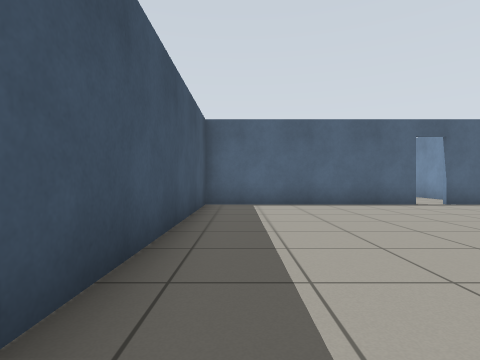
[1] (above)

23 first-person views from a walk through a world built for the Gazebo simulator. The camera is 0.72 m above the floor, looks level and sees 80° across. The floor is counted in squares, 1 m on a side. Each view is taken from the middle of a square. On the plan, view 1 faces up. The plan holds only what a view shows up to about 10 squares ahead; the rest is blank. Gazebo's built-in surfaces are drawn with simple patterns.

[2]
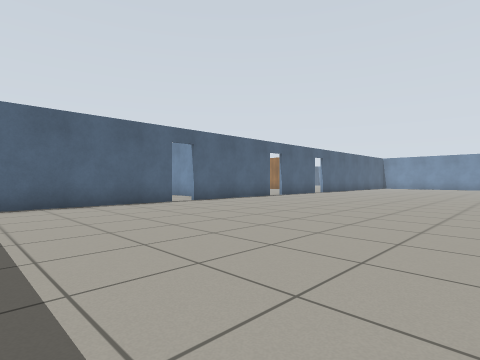

[3]
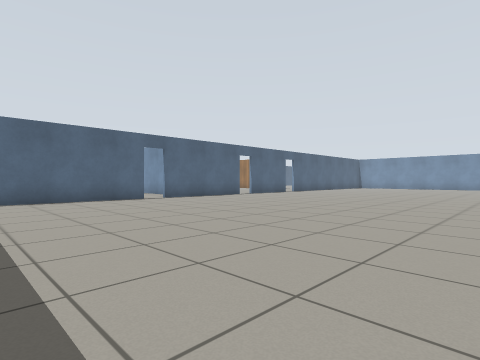

[4]
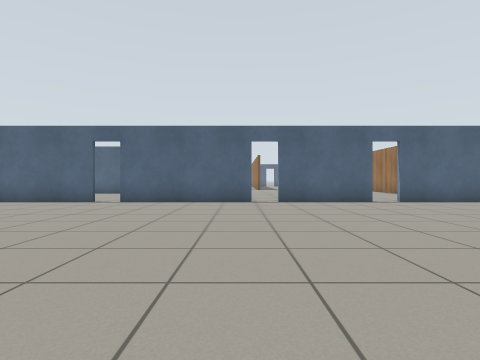

[5]
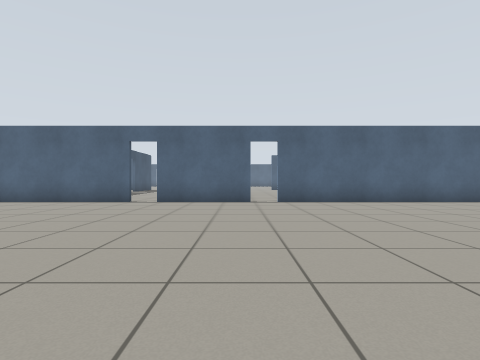

[6]
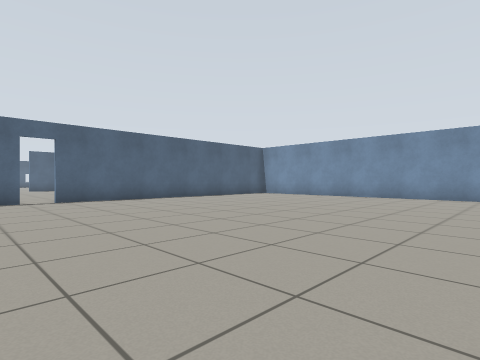

[7]
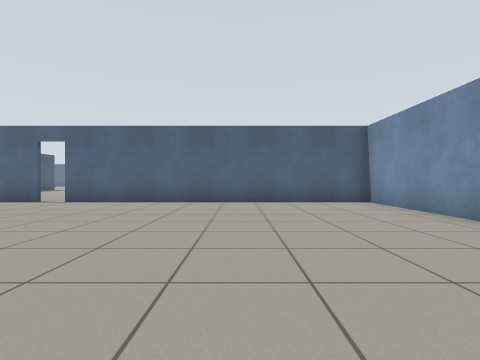

[8]
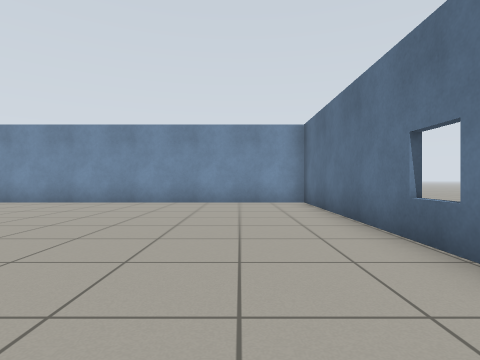

[9]
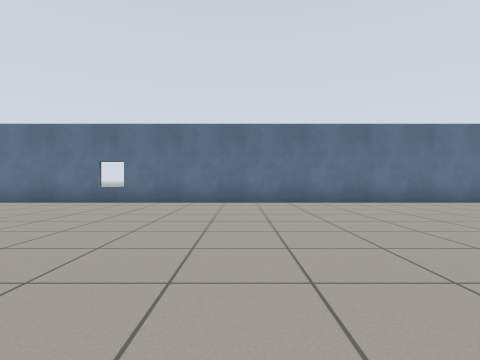

[10]
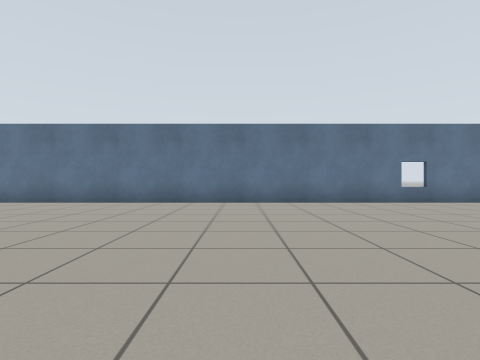

[11]
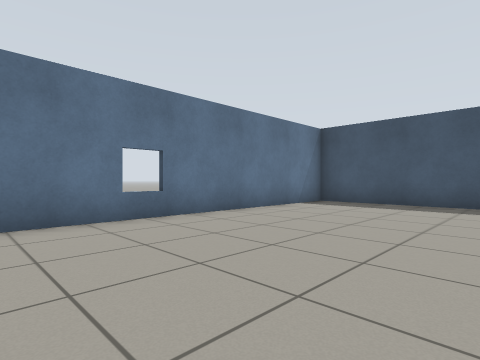

[12]
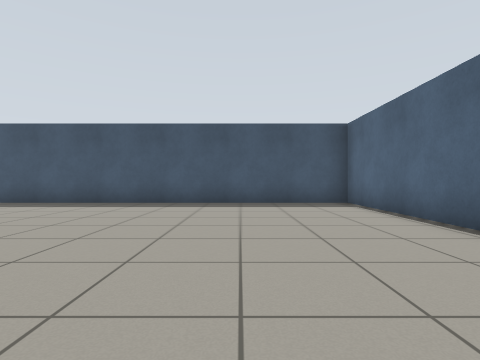

[13]
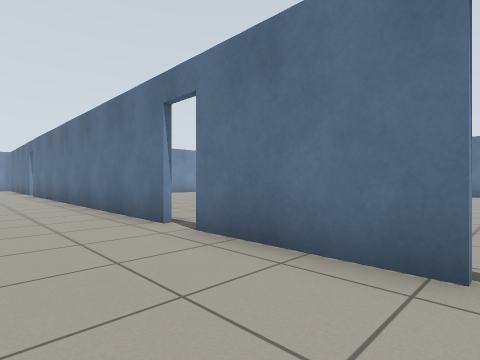

[14]
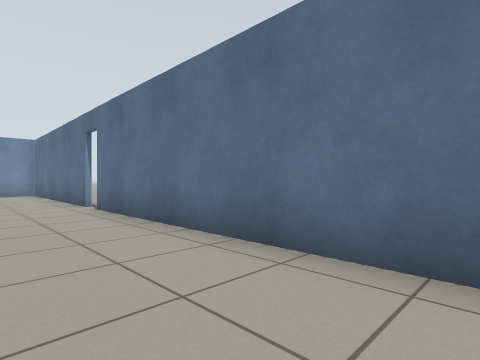

[15]
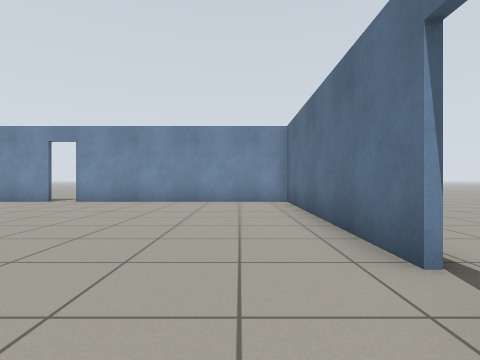

[16]
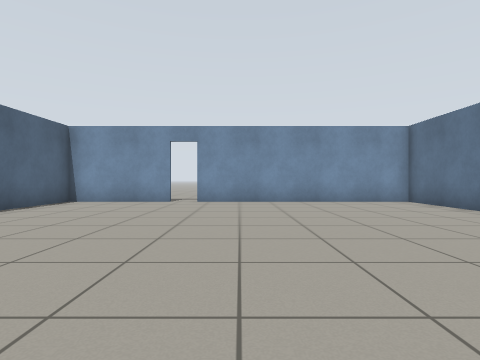

[17]
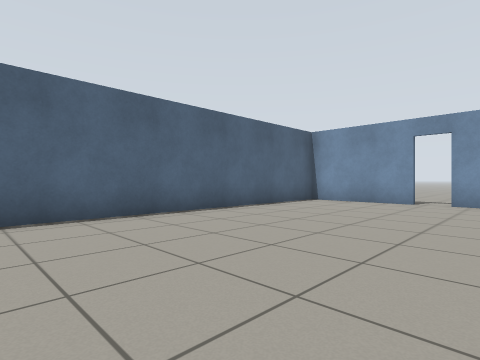

[18]
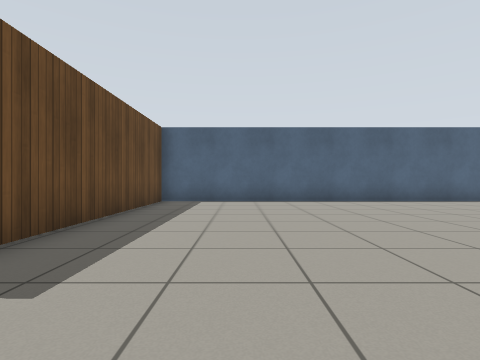

[19]
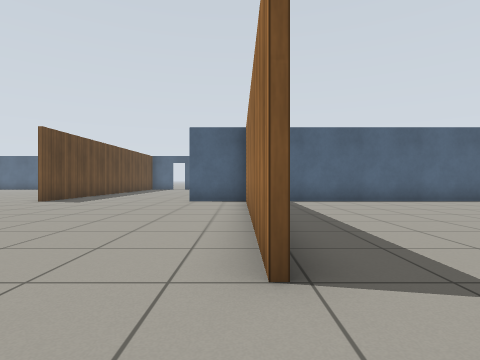

[20]
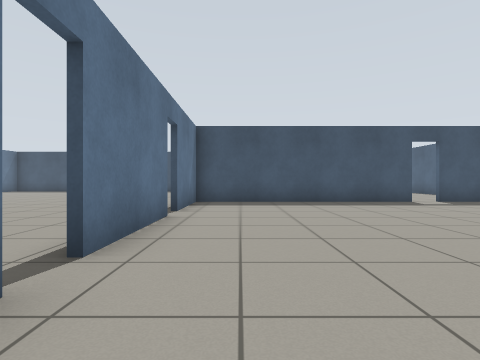

[21]
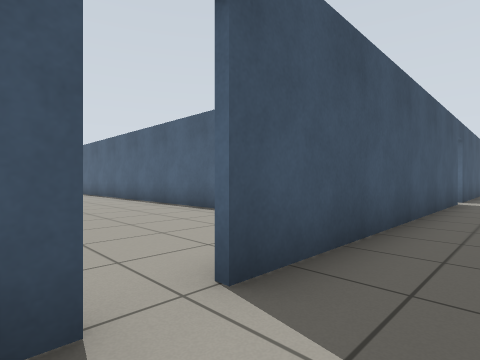

[22]
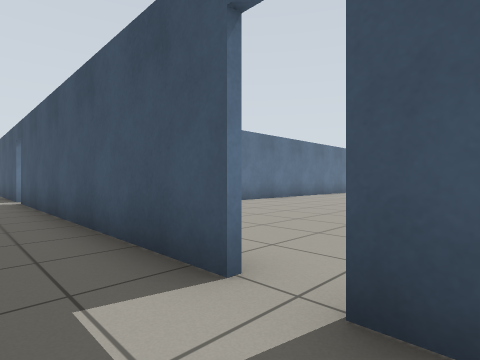

[23]
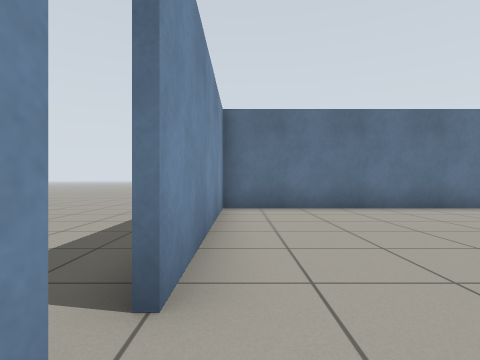

### Floor plan
Points are (right, up) in squares from view 1. A wall is a line through its corners. A room is listed if a view was taken in it or the views show most of it. See-through windows are left out.
Room 1 (views 1, 2, 3, 4, 5, 6, 7, 8, 9, 10, 11, 12)
walls: (10.5, 8.4) (6, 8.4); (14.4, 8.4) (11.2, 8.4); (5.2, 8.4) (-1, 8.4) (-1, -4.1) (25.2, -4.1) (25.2, 8.4) (15.2, 8.4)
ways out: open door at (11, 8.5) to room 2; open door at (15, 8.5) to room 2; open door at (5.5, 8)
Room 2 (views 13, 14, 15, 16, 17, 18, 19, 20, 23)
walls: (27.9, 19.8) (34.4, 19.8) (34.4, 25.5); (18.2, 12) (18.2, 19.7) (16.2, 19.7); (11.5, 20) (11.5, 19.5); (27.2, 8.5) (34.4, 8.5) (34.4, 15.5); (15.2, 8.5) (26.5, 8.5); (34.4, 16.2) (34.4, 19.7) (18.4, 19.7) (18.4, 13.1); (7.6, 18) (7.6, 16.5); (7.6, 15.8) (7.6, 8.5) (10.4, 8.5); (11.2, 8.5) (14.4, 8.5)
ways out: open door at (11, 8.5) to room 1; open door at (15, 8.5) to room 1; open door at (27, 8.5) to room 3; open door at (34.5, 16) to room 3; open door at (34.5, 26) to room 3; open door at (7.5, 16)
Room 3 (views 21, 22)
walls: (34.6, 15.5) (34.6, 14.5); (34.6, 25.5) (34.6, 16.2); (34.6, 27.6) (34.6, 26.2)
ways out: open door at (27, 8.5) to room 2; open door at (34.5, 16) to room 2; open door at (34.5, 26) to room 2

Where each view was taken, in squares from view 1:
view 1: 0 up, 0 right, facing up
view 2: 0 up, 0 right, facing up-right
view 3: 2 down, 0 right, facing up-right
view 4: 1 down, 10 right, facing up
view 5: 1 down, 14 right, facing up
view 6: 2 down, 13 right, facing up-right
view 7: 1 down, 21 right, facing up
view 8: 2 down, 16 right, facing right
view 9: 5 up, 15 right, facing down
view 10: 5 up, 11 right, facing down
view 11: 1 up, 8 right, facing down-left
view 12: 5 up, 8 right, facing left
view 13: 11 up, 11 right, facing down-right
view 14: 11 up, 19 right, facing down-right
view 15: 10 up, 25 right, facing right
view 16: 14 up, 25 right, facing right
view 17: 14 up, 25 right, facing up-right
view 18: 10 up, 21 right, facing up
view 19: 10 up, 18 right, facing up
view 20: 10 up, 17 right, facing left
view 21: 15 up, 36 right, facing up-left
view 22: 27 up, 36 right, facing down-left
view 23: 27 up, 34 right, facing down
